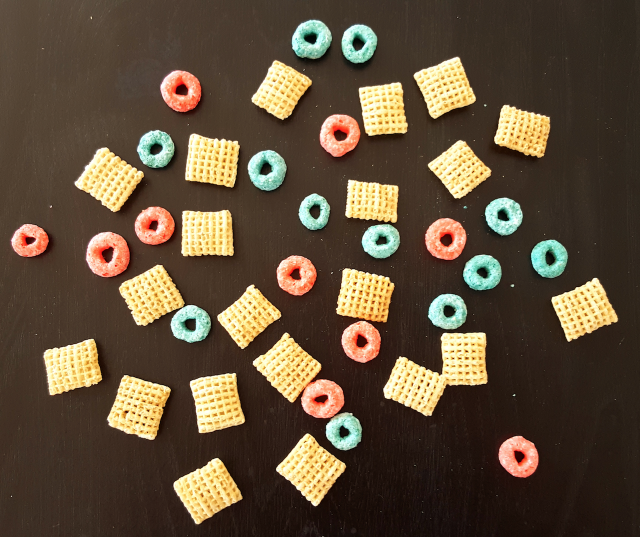
#> input picture CSE 398/HW2/data/breakfast2.png, 1280 x 1074 px (shown at 1/2 size)
$ python task2.py
#> lines starting #> are read from the running program, lines starting #| are printed output that depends on the picture; after the words box and inside, x2 and y2 are one past the last pixel; in counts of white or black regions, pixels touching at a corner belong together
import cv2
import numpy as np
from skimage import measure
import matplotlib.pyplot as plt
import os

# Read the image into grayscale
sample = cv2.imread('../data/breakfast2.png')
#> sample is the input picture: shape (1074, 1280, 3); mean B, G, R 58, 78.5, 95

# Define output directory
output_dir = '../output/task2'
os.makedirs(output_dir, exist_ok=True)

# Display and save grayscale image
sample_small = cv2.resize(sample, (640, 480))
cv2.imshow('Grey scale image', sample_small)
cv2.waitKey(0)
cv2.destroyAllWindows()
cv2.imwrite(os.path.join(output_dir, 'grey_scale_image.png'), sample_small)

# Convert the original image to HSV and take H channel
sample_hsv = cv2.cvtColor(sample, cv2.COLOR_BGR2HSV)
#> sample_hsv: shape (1074, 1280, 3); mean H, S, V 16.7, 113.9, 96.9
sample_h = sample_hsv[:, :, 0]

# Show the H channel of the image
sample_small = cv2.resize(sample_h, (640, 480))
#> sample_small: shape (480, 640)
cv2.imshow('H channel of the image', sample_small)
cv2.waitKey(0)
cv2.destroyAllWindows()
cv2.imwrite(os.path.join(output_dir, 'h_channel_image.png'), sample_small)

# Convert the original image to grayscale
sample_grey = cv2.cvtColor(sample, cv2.COLOR_BGR2GRAY)

# Show the grey scale image
sample_small = cv2.resize(sample_grey, (640, 480))
cv2.imshow('Grey scale image', sample_small)
cv2.waitKey(0)
cv2.destroyAllWindows()
cv2.imwrite(os.path.join(output_dir, 'grey_scale_image2.png'), sample_small)

# Binarize the image using Otsu's method
ret1, binary_image = cv2.threshold(sample_grey, 0, 255, cv2.THRESH_BINARY+cv2.THRESH_OTSU)
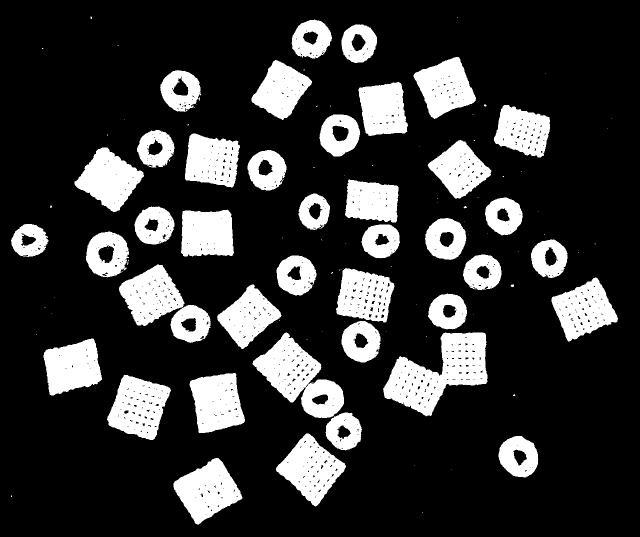
#> binary_image: shape (1074, 1280) (shown at 1/2 size); 20.4% white; 117 white regions (74 under 20 px), largest, box (x1, y1, x2, y2) and area: (766, 665, 975, 833) 17703, (505, 665, 688, 836) 14388, (214, 750, 342, 880) 10548
#> ret1 = 130

sample_small = cv2.resize(binary_image, (640, 480))
cv2.imshow('Image after Otsu''s thresholding', sample_small)
cv2.waitKey(0)
cv2.destroyAllWindows()
cv2.imwrite(os.path.join(output_dir, 'otsu_thresholded_image.png'), sample_small)

# Filling the holes
im_floodfill = binary_image.copy()
h, w = binary_image.shape[:2]
#> h = 1074; w = 1280
mask = np.zeros((h + 2, w + 2), np.uint8)
cv2.floodFill(im_floodfill, mask, (0, 0), 255)
#> im_floodfill: shape (1074, 1280); 98.8% white; 791 black regions (748 under 20 px), largest, box (x1, y1, x2, y2) and area: (197, 491, 228, 526) 766, (665, 251, 697, 283) 764, (346, 153, 377, 191) 679
im_floodfill_inv = cv2.bitwise_not(im_floodfill)
binary_image = binary_image | im_floodfill_inv  # Bitwise OR operation
#> binary_image: shape (1074, 1280); 21.6% white; 116 white regions (73 under 20 px), largest, box (x1, y1, x2, y2) and area: (766, 665, 975, 833) 18234, (505, 665, 688, 836) 15132, (214, 750, 342, 880) 10914

# Define the kernel for morphological operations
kernel = np.ones((9, 9), np.uint8)

binary_image = cv2.erode(binary_image, kernel, iterations=1)
#> binary_image: shape (1074, 1280); 16.8% white; 42 white regions, largest, box (x1, y1, x2, y2) and area: (771, 669, 971, 827) 14787, (220, 755, 336, 875) 8904, (557, 872, 686, 1006) 8368
binary_image = cv2.morphologyEx(binary_image, cv2.MORPH_OPEN, kernel, iterations=2)
#> binary_image: shape (1074, 1280); 16.4% white; 43 white regions

sample_small = cv2.resize(binary_image, (640, 480))
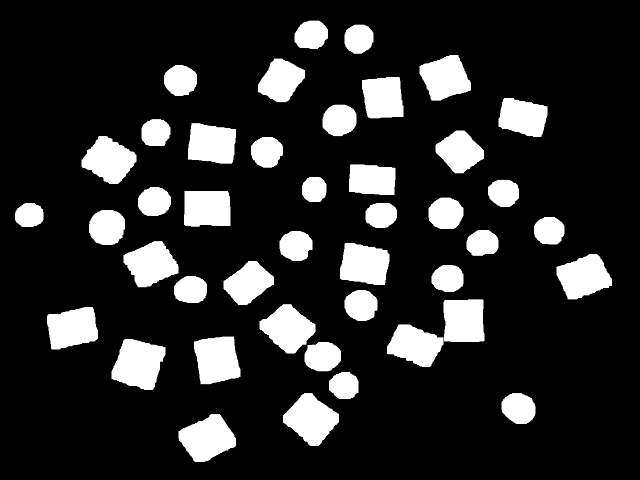
#> sample_small: shape (480, 640); min 0, max 255, mean 41.7
cv2.imshow('Image after morphological transformation', sample_small)
cv2.waitKey(0)
cv2.destroyAllWindows()
cv2.imwrite(os.path.join(output_dir, 'morphological_processed_image.png'), sample_small)

# Find connected pixels and compose them into objects
labels = measure.label(binary_image)
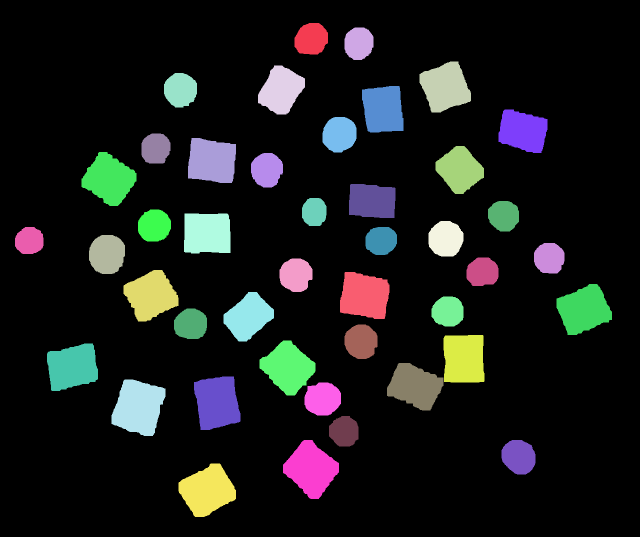
#> labels: shape (1074, 1280) int64 (shown at 1/2 size); 44 distinct labels, from 0 to 43; one colour per label, 0 black

# Calculate features for each object
properties = measure.regionprops(labels)
#> properties = 43 regions; largest, box (x1, y1, x2, y2) and area: (223, 759, 331, 872) 8771, (357, 927, 472, 1034) 8082, (566, 880, 678, 998) 8074, (388, 753, 481, 860) 7879, (1113, 568, 1224, 670) 7642

# Calculate features for each object
features = np.zeros((len(properties), 2))
#> features = 43 pairs, first value 0 to 0, second value 0 to 0

for i in range(0, len(properties)):
    min_row, min_col, max_row, max_col = properties[i].bbox
    object_mask = labels[min_row:max_row, min_col:max_col] == (i + 1)
    hue_channel_masked = np.where(object_mask, sample_h[min_row:max_row, min_col:max_col], 0)
    local_avg_intensity_h = np.mean(hue_channel_masked[hue_channel_masked != 0])
    features[i, 0] = properties[i].perimeter
    features[i, 1] = local_avg_intensity_h
#> this loop made 43 passes
#> (min_row, min_col, max_row, max_col, local_avg_intensity_h) on passes 1 to 12: (46, 589, 109, 656, 80.62), (55, 689, 120, 747, 78.15), (123, 839, 225, 942, 24.94), (131, 516, 229, 610, 24.55), (146, 328, 215, 394, 14.48), (172, 724, 265, 807, 25.54), (219, 997, 306, 1095, 22.68), (234, 645, 305, 713, 12.11), (267, 283, 327, 341, 75.65), (276, 376, 366, 472, 24.74), (292, 871, 388, 968, 25), (304, 163, 412, 273, 24.59)
#> pass 1, `hue_channel_masked = np.where(object_mask, sample_h[min_row:max_row, m..`:
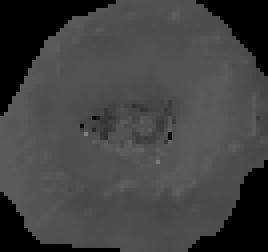
#> hue_channel_masked: shape (63, 67) (shown 4 times larger); min 0, max 130, mean 65.2
#> after the loop:
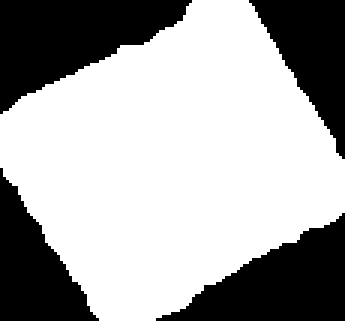
#> object_mask: shape (107, 115) bool (shown 3 times larger); 65.7% white; 4 black regions, box (x1, y1, x2, y2) and area: (0, 0, 64, 38) 1329, (52, 71, 115, 107) 1178, (0, 56, 33, 107) 860, (83, 0, 115, 53) 856
#> after the loop, features = 43 pairs, first value 178.5 to 387, second value 10.7 to 81.98

# Choose the thresholds for features
thrF1 = 275
thrF2 = 45

# Show objects in the feature space
plt.plot(features[:, 0], features[:, 1], 'yo', label='Squares')
plt.plot(features[(features[:, 0] < thrF1) & (features[:, 1] > thrF2), 0],
         features[(features[:, 0] < thrF1) & (features[:, 1] > thrF2), 1],
         'bo', label='Blue Circles')
plt.plot(features[(features[:, 0] < thrF1) & (features[:, 1] < thrF2), 0],
         features[(features[:, 0] < thrF1) & (features[:, 1] < thrF2), 1],
         'go', label='Red Circles')

plt.xlabel('Feature 1: Perimeter')
plt.ylabel('Feature 2: LAI')
plt.legend()
plt.savefig(os.path.join(output_dir, 'feature_plot.png'))
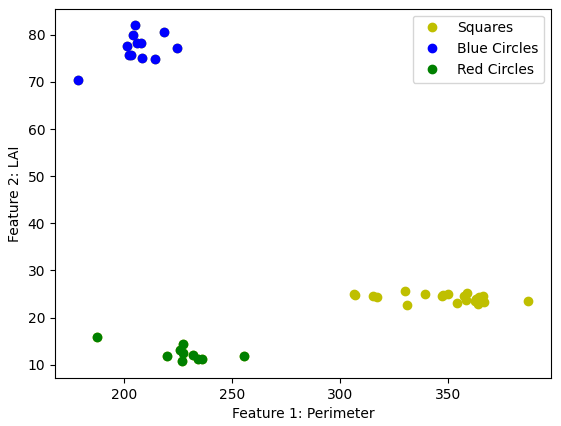
#> figure drawn by matplotlib, 1 panel
plt.show()

# Classify, count, and display the objects
squares = 0
blue_circles = 0
red_circles = 0

fig, ax = plt.subplots()
ax.imshow(cv2.cvtColor(sample, cv2.COLOR_BGR2RGB))

for i in range(0, len(properties)):
    if (features[i, 0] > thrF1 and features[i, 1] < thrF2):
        squares += 1
        ax.plot(np.round(properties[i].centroid[1]), np.round(properties[i].centroid[0]), '.g', markersize=15)

    if (features[i, 0] < thrF1 and features[i, 1] > thrF2):
        blue_circles += 1
        ax.plot(np.round(properties[i].centroid[1]), np.round(properties[i].centroid[0]), '.b', markersize=15)

    if (features[i, 0] < thrF1 and features[i, 1] < thrF2):
        red_circles += 1
        ax.plot(np.round(properties[i].centroid[1]), np.round(properties[i].centroid[0]), '.r', markersize=15)
#> this loop made 43 passes
#> after the loop, blue_circles = 12; red_circles = 10; squares = 21

plt.savefig(os.path.join(output_dir, 'classified_image.png'))
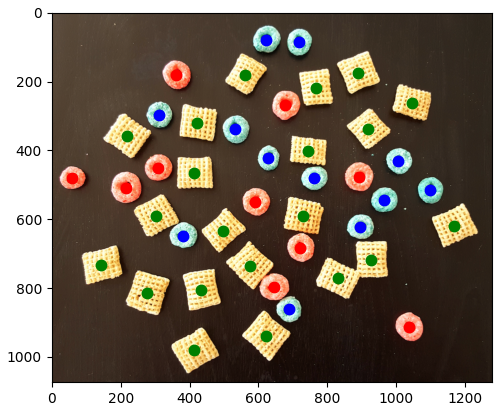
#> figure drawn by matplotlib, 1 panel
plt.show()

# That's all! Let's display the result:
print("I found %d squares, %d blue donuts, and %d red donuts." % (squares, blue_circles, red_circles))
#| I found 21 squares, 12 blue donuts, and 10 red donuts.

$ run again, with CSE 398/HW2/data/breakfast1.png copied over CSE 398/HW2/data/breakfast2.png
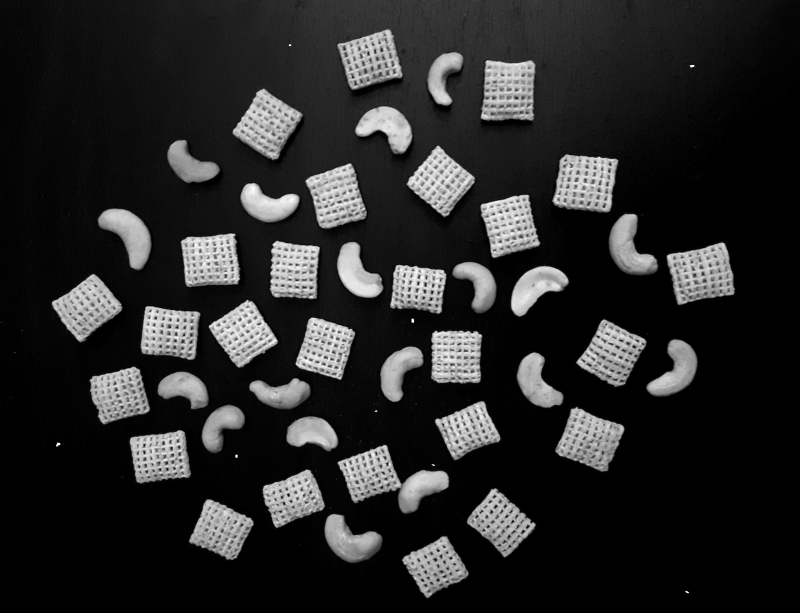
#> input picture CSE 398/HW2/data/breakfast1.png, 1600 x 1225 px (shown at 1/2 size)
#> sample is the input picture: shape (1225, 1600, 3); mean B, G, R 39.7, 39.7, 39.7
#> sample_hsv: shape (1225, 1600, 3); mean H, S, V 0, 0, 39.7
#> `ret1, binary_image = cv2.threshold(sample_grey, 0, 255, cv2.THRESH_BIN..`:
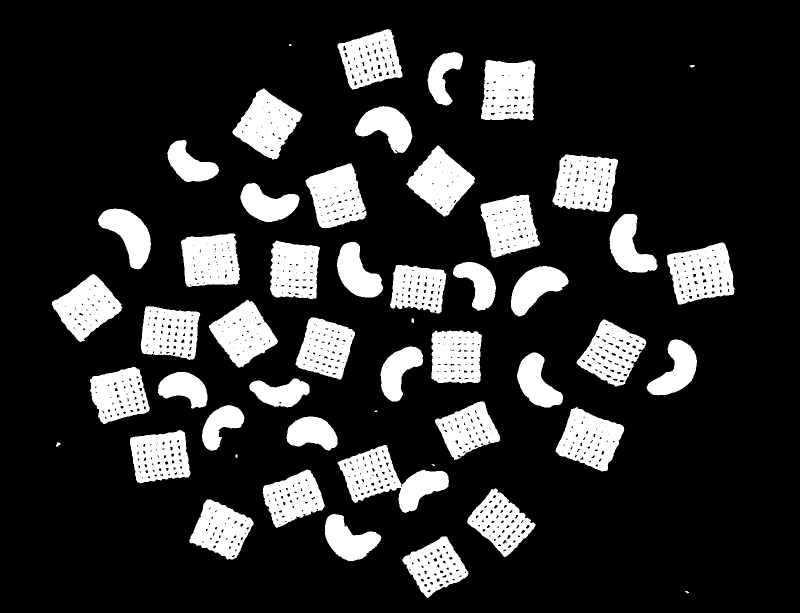
#> binary_image: shape (1225, 1600) (shown at 1/2 size); 17.8% white; 52 white regions (4 under 20 px), largest, box (x1, y1, x2, y2) and area: (675, 890, 898, 1026) 13358, (1105, 309, 1236, 424) 11494, (1334, 485, 1469, 609) 11450
#> ret1 = 92
#> im_floodfill: shape (1225, 1600); 99.4% white; black in thin lines or dots, all inside (x1, y1, x2, y2) = (115, 69, 1459, 1185)
#> labels: shape (1225, 1600) int64; 46 distinct labels, from 0 to 45
#> properties = 45 regions; largest, box (x1, y1, x2, y2) and area: (1342, 494, 1462, 599) 9904, (1114, 316, 1227, 418) 9885, (969, 127, 1064, 235) 9473, (369, 473, 474, 568) 8797, (1122, 824, 1238, 934) 8610
#> `features = np.zeros((len(properties), 2))`: features = 45 pairs, first value 0 to 0, second value 0 to 0
#> the loop `for i in range(0, len(properties)):` made 45 passes
#> (min_row, min_col, max_row, max_col, local_avg_intensity_h) on passes 1 to 8: (68, 685, 170, 796, nan), (111, 882, 134, 918, nan), (127, 969, 235, 1064, nan), (141, 861, 188, 886, nan), (189, 478, 309, 589, nan), (218, 722, 296, 818, nan), (290, 342, 358, 426, nan), (306, 826, 420, 938, nan)
#> after the loop `for i in range(0, len(properties)):`: features = 45 rows, first 8: [378.1, nan], [108.1, nan], [396.9, nan], [131.8, nan], [378.9, nan], [305.5, nan], [258.4, nan], [357.8, nan]
#> `plt.savefig(os.path.join(output_dir, 'feature_plot.png'))`:
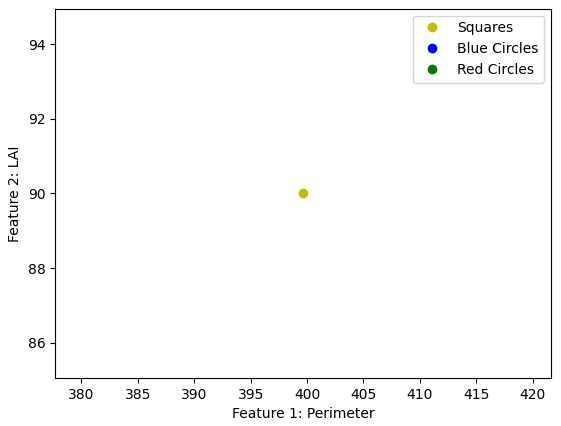
#> figure drawn by matplotlib, 1 panel
#> the loop `for i in range(0, len(properties)):` made 45 passes
#> after the loop `for i in range(0, len(properties)):`: blue_circles = 0
#| I found 0 squares, 0 blue donuts, and 0 red donuts.
